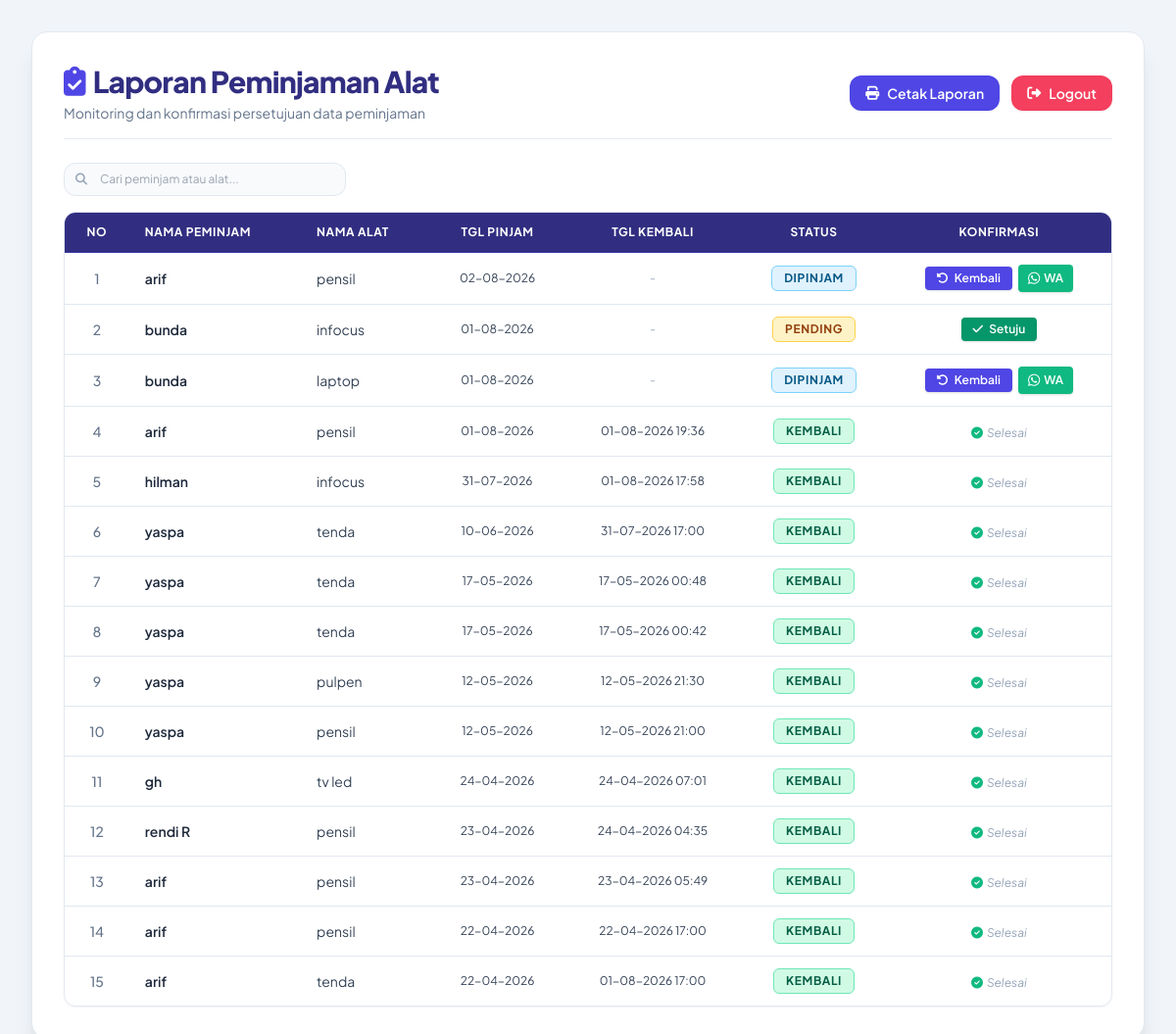
/view/v_peminjaman_petugas.php (signed in), run on the app's committed database.
### tables this page shows
CREATE TABLE `peminjaman` (
  `id_peminjaman` int NOT NULL,
  `id_user` int DEFAULT NULL,
  `id_alat` int DEFAULT NULL,
  `jumlah_pinjam` int DEFAULT NULL,
  `tgl_pinjam` timestamp NULL DEFAULT NULL,
  `tgl_kembali_asli` timestamp NULL DEFAULT NULL,
  `status` enum('pending','dipinjam','kembali') DEFAULT 'pending',
  `kondisi_keluar` varchar(50) DEFAULT 'Bagus',
  `kondisi_masuk` varchar(50) DEFAULT NULL,
  `id_petugas` int DEFAULT NULL
);

CREATE TABLE `user` (
  `id_user` int NOT NULL,
  `username` varchar(50) DEFAULT NULL,
  `password` varchar(255) NOT NULL,
  `role` enum('admin','petugas','peminjam') DEFAULT NULL,
  `no_hp` varchar(20) NOT NULL
);

CREATE TABLE `alat` (
  `id_alat` int NOT NULL,
  `id_kategori` int DEFAULT NULL,
  `nama_alat` varchar(70) DEFAULT NULL,
  `stok` int DEFAULT NULL,
  `foto` text
);

### controller/c_peminjaman.php (called while the page is built, shortened)
<?php
require_once '../model/m_peminjaman.php';
$database = new m_koneksi();
$db = $database->koneksi;
$pinjam_model = new m_peminjaman($db);
$role = $_SESSION['role'] ?? '';
if ($role == 'petugas') {
    $isi_tabel = $pinjam_model->tampil_data();
} elseif ($role == 'admin') {
    $isi_tabel = $pinjam_model->tampil_data_admin($_GET['tipe'] ?? 'pinjam');
}

### model/m_peminjaman.php (called while the page is built, shortened)
<?php
class m_peminjaman {
    private $db;
    public function __construct($db_connection) {
        $this->db = $db_connection;
    }
    public function tampil_data() {
        $sql = "SELECT p.*,
                       u.username AS nama_peminjam,
                       u.no_hp,
                       a.nama_alat
                FROM peminjaman p
                JOIN user u ON p.id_user = u.id_user
                JOIN alat a ON p.id_alat = a.id_alat
                ORDER BY p.id_peminjaman DESC";
        return mysqli_query($this->db, $sql);
    }
}
?>

### view/v_peminjaman_petugas.php (the view, shortened to what this page needs)
<?php
include_once '../controller/c_peminjaman.php';
?>
<!DOCTYPE html>
<html lang="id">
<head>
    <script src="https://cdn.tailwindcss.com"></script>
    <link rel="stylesheet" href="https://cdnjs.cloudflare.com/ajax/libs/font-awesome/6.4.0/css/all.min.css">
</head>
<body class="bg-slate-100 min-h-screen p-4 md:p-8 text-slate-800 antialiased">
    <div class="max-w-7xl mx-auto bg-white rounded-2xl shadow-xl p-6 md:p-8 border border-slate-200 main-container">
        <div class="flex flex-col md:flex-row md:items-center md:justify-between mb-6 pb-4 border-b border-slate-200 gap-4 no-print">
            <div>
                <h1 class="text-2xl md:text-3xl font-extrabold text-indigo-900 tracking-tight flex items-center gap-2">
                    <i class="fa-solid fa-clipboard-check text-indigo-600"></i>
                    Laporan Peminjaman Alat
                </h1>
                <p class="text-slate-500 text-sm mt-1">Monitoring dan konfirmasi persetujuan data peminjaman</p>
            </div>
            <div class="flex items-center gap-3">
                <button onclick="window.print()" class="px-4 py-2 bg-indigo-600 hover:bg-indigo-700 text-white text-sm font-semibold rounded-xl shadow-sm transition flex items-center gap-2 cursor-pointer">
                    <i class="fa-solid fa-print"></i> Cetak Laporan
                </button>
                <button type="button"
                        onclick="konfirmasiLogout()"
                        class="px-4 py-2 bg-rose-500 hover:bg-rose-600 text-white text-sm font-semibold rounded-xl shadow-sm transition flex items-center gap-2 cursor-pointer">
                    <i class="fa-solid fa-right-from-bracket"></i> Logout
                </button>
            </div>
        </div>
        <div class="mb-4 flex justify-between items-center no-print">
            <div class="relative w-full md:w-72">
                <i class="fa-solid fa-magnifying-glass absolute left-3 top-1/2 -translate-y-1/2 text-slate-400 text-xs"></i>
                <input type="text" id="searchInput" onkeyup="filterTable()" placeholder="Cari peminjam atau alat..."
                       class="w-full pl-9 pr-4 py-2 bg-slate-50 border border-slate-200 rounded-xl text-xs focus:outline-none focus:border-indigo-500 focus:bg-white transition">
            </div>
        </div>
        <div class="overflow-x-auto rounded-xl border border-slate-200 shadow-sm">
            <table class="w-full text-left border-collapse" id="dataTable">
                <thead>
                    <tr class="bg-indigo-900 text-white text-xs uppercase font-semibold tracking-wider">
                        <th class="py-3 px-4 text-center border-b border-indigo-800">No</th>
                        <th class="py-3 px-4 border-b border-indigo-800">Nama Peminjam</th>
                        <th class="py-3 px-4 border-b border-indigo-800">Nama Alat</th>
                        <th class="py-3 px-4 text-center border-b border-indigo-800">Tgl Pinjam</th>
                        <th class="py-3 px-4 text-center border-b border-indigo-800">Tgl Kembali</th>
                        <th class="py-3 px-4 text-center border-b border-indigo-800">Status</th>
                        <th class="py-3 px-4 text-center border-b border-indigo-800 no-print">Konfirmasi</th>
                    </tr>
                </thead>
                <tbody class="divide-y divide-slate-200 text-slate-700 text-sm">
                    <?php
                    $no = 1;
                    if ($isi_tabel && mysqli_num_rows($isi_tabel) > 0):
                        while($row = mysqli_fetch_object($isi_tabel)):
                    ?>
                    <tr class="hover:bg-slate-50 transition duration-150 search-row">
                        <td class="py-3 px-4 text-center font-medium text-slate-500"><?= $no++; ?></td>
                        <td class="py-3 px-4 font-semibold text-slate-800 search-peminjam"><?= htmlspecialchars($row->nama_peminjam); ?></td>
                        <td class="py-3 px-4 search-alat"><?= htmlspecialchars($row->nama_alat); ?></td>
                        <td class="py-3 px-4 text-center whitespace-nowrap text-xs"><?= !empty($row->tgl_pinjam) ? date('d-m-Y', strtotime($row->tgl_pinjam)) : '-'; ?></td>
                        <td class="py-3 px-4 text-center whitespace-nowrap text-xs">
                            <?= ($row->status == 'kembali' && !empty($row->tgl_kembali_asli)) ? date('d-m-Y H:i', strtotime($row->tgl_kembali_asli)) : '<span class="text-slate-400">-</span>'; ?>
                        </td>
                        <td class="py-3 px-4 text-center whitespace-nowrap">
                            <?php
                                $badge_bg = 'bg-slate-100 text-slate-600 border-slate-300';
                                if ($row->status == 'pending') {
                                    $badge_bg = 'bg-amber-100 text-amber-800 border-amber-300';
                                } elseif ($row->status == 'dipinjam') {
                                    $badge_bg = 'bg-sky-100 text-sky-800 border-sky-300';
                                } elseif ($row->status == 'kembali') {
                                    $badge_bg = 'bg-emerald-100 text-emerald-800 border-emerald-300';
                                }
                            ?>
                            <span class="inline-block px-3 py-1 rounded-md text-xs font-bold border uppercase tracking-wider <?= $badge_bg; ?>">
                                <?= strtoupper($row->status); ?>
                            </span>
                        </td>
                        <td class="py-3 px-4 text-center whitespace-nowrap no-print">
                            <?php if ($row->status == 'pending'): ?>
                                <button type="button"
                                        onclick="konfirmasiSetuju(<?= $row->id_peminjaman; ?>, '<?= htmlspecialchars($row->nama_peminjam); ?>', '<?= htmlspecialchars($row->nama_alat); ?>')"
                                        class="inline-block px-3 py-1 bg-emerald-600 hover:bg-emerald-700 text-white text-xs font-semibold rounded shadow transition duration-150 cursor-pointer">
                                    <i class="fa-solid fa-check text-xs mr-1"></i> Setuju
                                </button>
                            <?php elseif ($row->status == 'dipinjam'): ?>
                                <div class="flex items-center justify-center gap-1.5">
                                    <button type="button"
                                            onclick="konfirmasiKembali(<?= $row->id_peminjaman; ?>, '<?= htmlspecialchars($row->nama_alat); ?>')"
                                            class="inline-block px-3 py-1 bg-indigo-600 hover:bg-indigo-700 text-white text-xs font-semibold rounded shadow transition duration-150 cursor-pointer">
                                        <i class="fa-solid fa-rotate-left text-xs mr-1"></i> Kembali
                                    </button>
                                    <?php
                                        $no_wa = $row->no_hp ?? '';
                                        if (substr($no_wa, 0, 1) === '0') {
                                            $no_wa = '62' . substr($no_wa, 1);
                                        }
                                        $tgl_kembali_fmt = !empty($row->tgl_kembali) ? date('d-m-Y', strtotime($row->tgl_kembali)) : '-';
                                        $pesan_wa = "Halo " . $row->nama_peminjam . ",\n\n" .
                                                    "Ini pengingat bahwa alat *" . $row->nama_alat . "* yang Anda pinjam jatuh tempo pengembalian pada tanggal *" . $tgl_kembali_fmt . "*.\n\n" .
                                                    "Mohon untuk segera mengembalikan alat tersebut ke petugas inventaris. Terima kasih!";
                                        $url_wa = "https://wa.me/" . $no_wa . "?text=" . urlencode($pesan_wa);
                                    ?>
                                    <?php if (!empty($no_wa)): ?>
                                        <a href="<?= $url_wa; ?>" target="_blank" title="Ingatkan via WhatsApp"
                                           class="inline-flex items-center gap-1 px-2.5 py-1 bg-emerald-500 hover:bg-emerald-600 text-white text-xs font-semibold rounded shadow transition duration-150">
                                            <i class="fa-brands fa-whatsapp text-sm"></i> WA
                                        </a>
                                    <?php endif; ?>
                                </div>
                            <?php else: ?>
                                <span class="text-slate-400 text-xs italic"><i class="fa-solid fa-circle-check text-emerald-500 mr-1"></i>Selesai</span>
                            <?php endif; ?>
                        </td>
                    </tr>
                    <?php
                        endwhile;
                    endif; ?>
                </tbody>
            </table>
        </div>
    </div>
</body>
</html>

### view/v_peminjaman_petugas.php (style rules this page uses)
body { font-family: 'Plus Jakarta Sans', sans-serif; }

### data on the page
peminjaman: id_user.username "arif", id_alat.nama_alat "pensil", tgl_pinjam "02-08-2026", status "DIPINJAM"
peminjaman: id_user.username "bunda", id_alat.nama_alat "infocus", tgl_pinjam "01-08-2026", status "PENDING"
peminjaman: id_user.username "bunda", id_alat.nama_alat "laptop", tgl_pinjam "01-08-2026", status "DIPINJAM"
peminjaman: id_user.username "arif", id_alat.nama_alat "pensil", tgl_pinjam "01-08-2026", tgl_kembali_asli "01-08-2026 19:36", status "KEMBALI", shows "Selesai"
peminjaman: id_user.username "hilman", id_alat.nama_alat "infocus", tgl_pinjam "31-07-2026", tgl_kembali_asli "01-08-2026 17:58", status "KEMBALI", shows "Selesai"
peminjaman: id_user.username "yaspa", id_alat.nama_alat "tenda", tgl_pinjam "10-06-2026", tgl_kembali_asli "31-07-2026 17:00", status "KEMBALI", shows "Selesai"
peminjaman: id_user.username "yaspa", id_alat.nama_alat "tenda", tgl_pinjam "17-05-2026", tgl_kembali_asli "17-05-2026 00:48", status "KEMBALI", shows "Selesai"
peminjaman: id_user.username "yaspa", id_alat.nama_alat "tenda", tgl_pinjam "17-05-2026", tgl_kembali_asli "17-05-2026 00:42", status "KEMBALI", shows "Selesai"
peminjaman: id_user.username "yaspa", id_alat.nama_alat "pulpen", tgl_pinjam "12-05-2026", tgl_kembali_asli "12-05-2026 21:30", status "KEMBALI", shows "Selesai"
peminjaman: id_user.username "yaspa", id_alat.nama_alat "pensil", tgl_pinjam "12-05-2026", tgl_kembali_asli "12-05-2026 21:00", status "KEMBALI", shows "Selesai"
peminjaman: id_user.username "gh", id_alat.nama_alat "tv led", tgl_pinjam "24-04-2026", tgl_kembali_asli "24-04-2026 07:01", status "KEMBALI", shows "Selesai"
peminjaman: id_user.username "rendi R", id_alat.nama_alat "pensil", tgl_pinjam "23-04-2026", tgl_kembali_asli "24-04-2026 04:35", status "KEMBALI", shows "Selesai"
peminjaman: id_user.username "arif", id_alat.nama_alat "pensil", tgl_pinjam "23-04-2026", tgl_kembali_asli "23-04-2026 05:49", status "KEMBALI", shows "Selesai"
peminjaman: id_user.username "arif", id_alat.nama_alat "pensil", tgl_pinjam "22-04-2026", tgl_kembali_asli "22-04-2026 17:00", status "KEMBALI", shows "Selesai"
peminjaman: id_user.username "arif", id_alat.nama_alat "tenda", tgl_pinjam "22-04-2026", tgl_kembali_asli "01-08-2026 17:00", status "KEMBALI", shows "Selesai"
